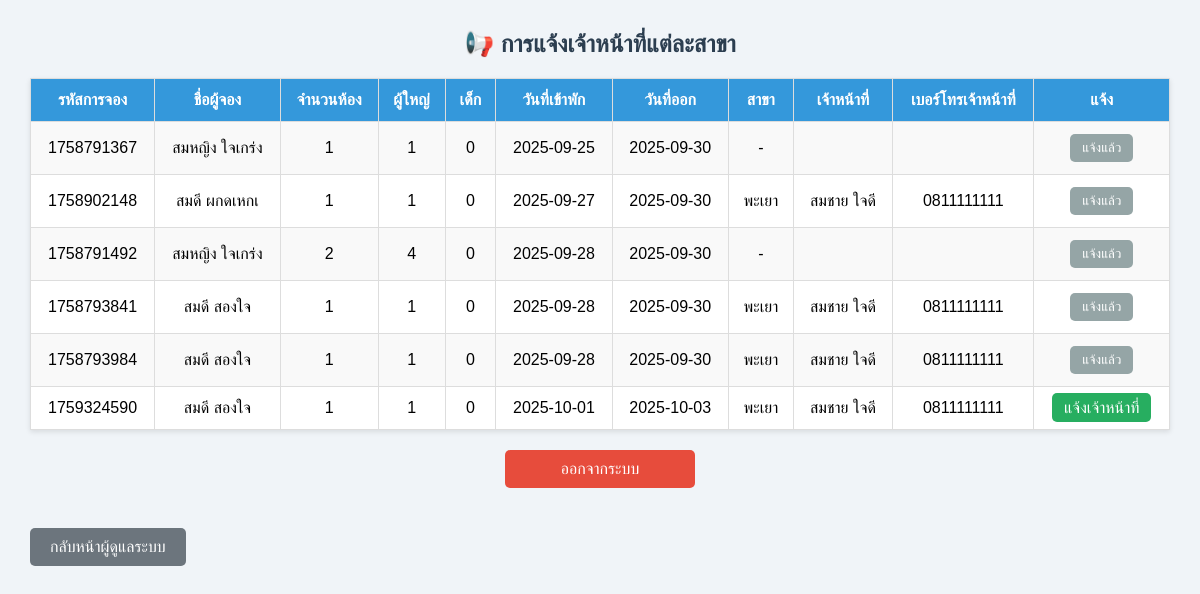
Screenshot of /PHP/notify_officer.php (signed in) with the database file from the repository.
### tables this page shows
CREATE TABLE `reservation` (
  `Reservation_Id` varchar(10) NOT NULL,
  `Guest_name` varchar(100) DEFAULT NULL,
  `Number_of_rooms` int(2) DEFAULT NULL,
  `Booking_time` varchar(10) DEFAULT NULL,
  `Number_of_adults` int(1) DEFAULT NULL,
  `Number_of_children` int(1) DEFAULT NULL,
  `Booking_date` date DEFAULT NULL,
  `Check_out_date` date DEFAULT NULL,
  `Email_Admin` varchar(30) DEFAULT NULL,
  `Province_Id` varchar(2) DEFAULT NULL,
  `Email_member` varchar(30) DEFAULT NULL,
  `receipt_image` varchar(255) DEFAULT NULL,
  `Booking_status_Id` varchar(5) DEFAULT NULL,
  `stars` int(1) DEFAULT NULL CHECK (`stars` >= 1 and `stars` <= 5),
  `comment` text DEFAULT NULL,
  `Notified` tinyint(1) DEFAULT 0,
  `Officer_confirmed` tinyint(1) DEFAULT 0
);

CREATE TABLE `province` (
  `Province_Id` varchar(2) NOT NULL,
  `Province_name` varchar(50) DEFAULT NULL,
  `Region_Id` varchar(2) DEFAULT NULL,
  `Address` varchar(255) NOT NULL,
  `Phone` varchar(20) NOT NULL
);

CREATE TABLE `officer` (
  `Email_Officer` varchar(30) NOT NULL,
  `Password` varchar(255) DEFAULT NULL,
  `Title_name` varchar(6) DEFAULT NULL,
  `First_name` varchar(50) DEFAULT NULL,
  `Last_name` varchar(50) DEFAULT NULL,
  `Gender` varchar(4) DEFAULT NULL,
  `Phone_number` varchar(10) DEFAULT NULL,
  `Email_Admin` varchar(30) DEFAULT NULL,
  `Province_Id` varchar(2) DEFAULT NULL
);

### PHP/notify_officer.php (the view, shortened to what this page needs)
<?php
include 'db.php';
$sql = "SELECT r.Reservation_Id, r.Guest_name, r.Number_of_rooms, r.Booking_date, r.Check_out_date,
               r.Number_of_adults, r.Number_of_children, r.Notified,
               p.Province_name,
               o.First_name AS Officer_First, o.Last_name AS Officer_Last, o.Phone_number AS Officer_Phone
        FROM reservation r
        LEFT JOIN province p ON r.Province_Id = p.Province_Id
        LEFT JOIN officer o ON r.Province_Id = o.Province_Id
        ORDER BY r.Booking_date ASC";
$result = $conn->query($sql);
?>
<!DOCTYPE html>
<html lang="th">
<head>
</head>
<body>
    <div class="container">
        <h2>📢 การแจ้งเจ้าหน้าที่แต่ละสาขา</h2>
        <table>
            <tr>
                <th>รหัสการจอง</th>
                <th>ชื่อผู้จอง</th>
                <th>จำนวนห้อง</th>
                <th>ผู้ใหญ่</th>
                <th>เด็ก</th>
                <th>วันที่เข้าพัก</th>
                <th>วันที่ออก</th>
                <th>สาขา</th>
                <th>เจ้าหน้าที่</th>
                <th>เบอร์โทรเจ้าหน้าที่</th>
                <th>แจ้ง</th>
            </tr>
            <?php while ($row = $result->fetch_assoc()): ?>
                <tr>
                    <td><?= $row['Reservation_Id'] ?></td>
                    <td><?= $row['Guest_name'] ?></td>
                    <td><?= $row['Number_of_rooms'] ?></td>
                    <td><?= $row['Number_of_adults'] ?></td>
                    <td><?= $row['Number_of_children'] ?></td>
                    <td><?= $row['Booking_date'] ?></td>
                    <td><?= $row['Check_out_date'] ?></td>
                    <td><?= $row['Province_name'] ?? "-" ?></td>
                    <td><?= $row['Officer_First'] . " " . $row['Officer_Last'] ?></td>
                    <td><?= $row['Officer_Phone'] ?></td>
                    <td>
                        <?php if ($row['Notified'] == 1): ?>
                            <button class="btn-action btn-disabled" disabled>แจ้งแล้ว</button>
                        <?php else: ?>
                            <a href="?notify_id=<?= $row['Reservation_Id'] ?>" class="btn-action btn-notify">แจ้งเจ้าหน้าที่</a>
                        <?php endif; ?>
                    </td>
                </tr>
            <?php endwhile; ?>
        </table>
        <a href="logout.php" class="btn-logout">ออกจากระบบ</a>
        <a href="admin-home.php" class="btn-back">กลับหน้าผู้ดูแลระบบ</a>
    </div>
</body>
</html>

### PHP/notify_officer.php (style rules this page uses)
body { font-family: Tahoma, sans-serif; background: #f0f4f8; margin: 0; padding: 0; }
.container { width: 95%; margin: 30px auto; }
h2 { text-align: center; margin-bottom: 20px; color: #2c3e50; }
table { width: 100%; border-collapse: collapse; background: #fff; box-shadow: 0px 2px 5px rgba(0, 0, 0, 0.1); }
table th, table td { padding: 12px; border: 1px solid #ddd; text-align: center; }
table th { background: #3498db; color: #fff; }
tr:nth-child(even) { background: #f9f9f9; }
.btn-action { padding: 6px 12px; border: none; border-radius: 5px; cursor: pointer; color: #fff; text-decoration: none; }
.btn-notify { background: #27ae60; }
.btn-disabled { background: #95a5a6; cursor: not-allowed; }
.btn-logout { display: block; margin: 20px auto; padding: 10px 20px; text-decoration: none; background: #e74c3c; color: white; border-radius: 5px; text-align: center; width: 150px; }
.btn-back { display: inline-block; padding: 10px 20px; background-color: #6c757d; color: white; border-radius: 5px; text-decoration: none; text-align: center; transition: background-color 0.3s ease; margin-top: 20px; }

### rows the page displays
reservation: Reservation_Id "1758791367", Guest_name "สมหญิง ใจเกร่ง", Number_of_rooms "1", Number_of_adults "1", Number_of_children "0", Booking_date "2025-09-25", Check_out_date "2025-09-30", Province_name "-", Notified "แจ้งแล้ว"
reservation: Reservation_Id "1758902148", Guest_name "สมดี ผกดเหกเ", Number_of_rooms "1", Number_of_adults "1", Number_of_children "0", Booking_date "2025-09-27", Check_out_date "2025-09-30", Province_Id.Province_name "พะเยา", officer.First_name "สมชาย", officer.Last_name "ใจดี", officer.Phone_number "0811111111", Notified "แจ้งแล้ว"
reservation: Reservation_Id "1758791492", Guest_name "สมหญิง ใจเกร่ง", Number_of_rooms "2", Number_of_adults "4", Number_of_children "0", Booking_date "2025-09-28", Check_out_date "2025-09-30", Province_name "-", Notified "แจ้งแล้ว"
reservation: Reservation_Id "1758793841", Guest_name "สมดี สองใจ", Number_of_rooms "1", Number_of_adults "1", Number_of_children "0", Booking_date "2025-09-28", Check_out_date "2025-09-30", Province_Id.Province_name "พะเยา", officer.First_name "สมชาย", officer.Last_name "ใจดี", officer.Phone_number "0811111111", Notified "แจ้งแล้ว"
reservation: Reservation_Id "1758793984", Guest_name "สมดี สองใจ", Number_of_rooms "1", Number_of_adults "1", Number_of_children "0", Booking_date "2025-09-28", Check_out_date "2025-09-30", Province_Id.Province_name "พะเยา", officer.First_name "สมชาย", officer.Last_name "ใจดี", officer.Phone_number "0811111111", Notified "แจ้งแล้ว"
reservation: Reservation_Id "1759324590", Guest_name "สมดี สองใจ", Number_of_rooms "1", Number_of_adults "1", Number_of_children "0", Booking_date "2025-10-01", Check_out_date "2025-10-03", Province_Id.Province_name "พะเยา", officer.First_name "สมชาย", officer.Last_name "ใจดี", officer.Phone_number "0811111111"
